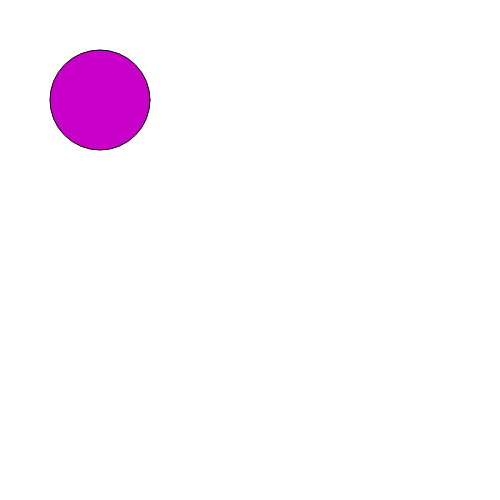
Frame 1 (no input)
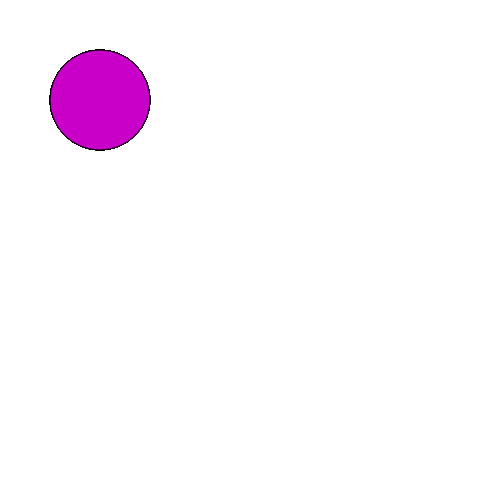
Frame 60 (no input)
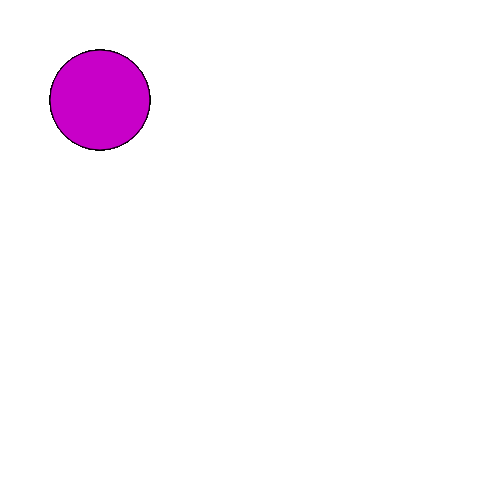
Frame 120 (the mouse pressed at the canvas centre since frame 60)

The p5.js sketch that drew these frames (run headless with seeded random() and noise() and a simulated clock; from frame 60 on, the mouse is pressed at the canvas centre):

// p5.js sketch
// ── sketch.js
function setup() {
  createCanvas(500, 500);
}

function draw() {
  fill(200,0,200);
ellipse(100,100,100,100);

}
